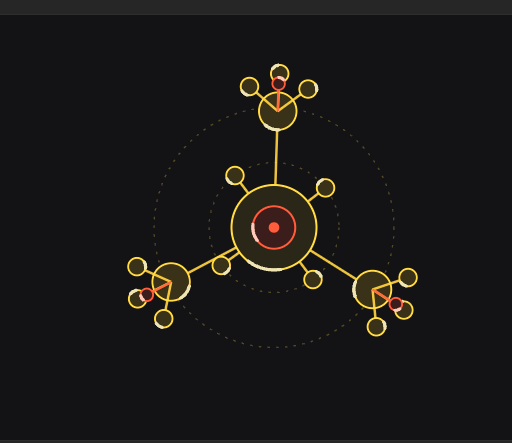
#> input picture Lightwings 1/docs/ship-design-reference.png, 512 x 443 px
$ python measure_reference.py
#> lines starting #> are read from the running program, lines starting #| are printed output that depends on the picture; after the words box and inside, x2 and y2 are one past the last pixel; in counts of white or black regions, pixels touching at a corner belong together
"""Measures docs/ship-design-reference.png into docs/ship-design-reference.json.

The ship design spec says of its reference image "read it precisely, because every rule here comes
from it". This is that reading, as numbers: every circle's centre, rim radius and colour, the two
dashed rails, and the scale that maps the image onto the spec's radius ladder (core_1 = 34).

Method: bright rim pixels vote for circle centres (a Hough transform over integer radii), each peak is
refined by a least-squares fit to the rim pixels it explains, and its colour is read from those same
pixels. Rails are too faint and too sparse (2 on / 4 off) to vote, so they are read as peaks in the
radial histogram of faint pixels about the fitted core centre.

Run: python tools/measure_reference.py [--debug artifacts/reference_census.png]
Needs Pillow and numpy only.
"""
import argparse
import json
import math
import os

import numpy as np
from PIL import Image, ImageDraw

ROOT = os.path.dirname(os.path.dirname(os.path.abspath(__file__)))
SOURCE = os.path.join(ROOT, "docs", "ship-design-reference.png")
TARGET = os.path.join(ROOT, "docs", "ship-design-reference.json")

LADDER = {"core_1": 34, "core_2": 22, "core_3": 13, "core_dot": 5, "hub": 15, "pod": 7, "micro": 4}
RAILS = [52, 96, 140, 184]

BRIGHT = 110        # max channel above this is a rim, a line or a running light
FAINT_LOW = 14      # max channel this far above the background is a rail dash ...
MIN_RADIUS = 3
MAX_RADIUS = 60
# Hough peak threshold. Measured on this image: every real circle peaks at 0.44-0.52 (votes smear
# over neighbouring centre cells, so a perfect rim never reaches 1.0), while the noise floor from
# lines and neighbouring rims is <= 0.31 for radius >= 10. 0.40 sits between the two. Small radii are
# noisier, which is what MIN_ARC below is for.
MIN_COVERAGE = 0.40
MIN_ARC = 0.75      # fraction of 10-degree sectors of the FITTED rim that must contain a lit pixel


def classify(rgb):
    """Names a pixel colour by channel ratios. Running lights are near-white and named 'light'."""
    r, g, b = [float(v) for v in rgb]
    top = max(r, g, b, 1.0)
    if b / top > 0.62 and g / top > 0.8:
        return "light"
    if g / top < 0.55:
        return "red"
    return "amber"


def hough(mask):
    """Returns {radius: accumulator} with votes normalised to the fraction of circumference lit."""
    height, width = mask.shape
    ys, xs = np.nonzero(mask)
    result = {}
    for radius in range(MIN_RADIUS, MAX_RADIUS + 1):
        steps = max(24, int(round(2.0 * math.pi * radius)))
        angles = np.linspace(0.0, 2.0 * math.pi, steps, endpoint=False)
        cx = np.rint(xs[:, None] - radius * np.cos(angles)[None, :]).astype(int)
        cy = np.rint(ys[:, None] - radius * np.sin(angles)[None, :]).astype(int)
        inside = (cx >= 0) & (cx < width) & (cy >= 0) & (cy < height)
        acc = np.zeros((height, width), dtype=np.float32)
        np.add.at(acc, (cy[inside], cx[inside]), 1.0)
        # A rim is ~2 px wide, so one circumference collects about 2 * steps votes.
        result[radius] = acc / (2.0 * steps)
    return result


def peaks(accumulators):
    """Greedy non-maximum suppression across position and radius."""
    candidates = []
    for radius, acc in accumulators.items():
        ys, xs = np.nonzero(acc >= MIN_COVERAGE)
        for y, x in zip(ys, xs):
            candidates.append((float(acc[y, x]), int(x), int(y), radius))
    candidates.sort(reverse=True)
    kept = []
    for score, x, y, radius in candidates:
        clash = False
        for _, kx, ky, kr in kept:
            # Same circle seen again at a neighbouring radius or centre. Concentric circles of
            # clearly different radius (the core stack) are NOT a clash.
            if math.hypot(x - kx, y - ky) < 4.0 and abs(radius - kr) < 4:
                clash = True
                break
        if not clash:
            kept.append((score, x, y, radius))
    return kept


def refine(pixels_xy, x, y, radius):
    """Least-squares (Kasa) circle fit to the rim pixels within 2.5 px of the Hough estimate."""
    distance = np.hypot(pixels_xy[:, 0] - x, pixels_xy[:, 1] - y)
    near = pixels_xy[np.abs(distance - radius) < 2.5]
    if len(near) < 8:
        return None
    a = np.column_stack([near[:, 0], near[:, 1], np.ones(len(near))])
    b = -(near[:, 0] ** 2 + near[:, 1] ** 2)
    solution, *_ = np.linalg.lstsq(a, b, rcond=None)
    cx, cy = -solution[0] / 2.0, -solution[1] / 2.0
    fitted = math.sqrt(max(cx * cx + cy * cy - solution[2], 0.0))
    residual = float(np.sqrt(np.mean((np.hypot(near[:, 0] - cx, near[:, 1] - cy) - fitted) ** 2)))
    # A line grazing the estimate can vote like an arc; a real rim is lit all the way round.
    sectors = np.floor(np.degrees(np.arctan2(near[:, 1] - cy, near[:, 0] - cx)) % 360.0 / 10.0).astype(int)
    arc = len(set(sectors.tolist())) / 36.0
    return cx, cy, fitted, residual, near, arc


def nearest_ladder(units):
    name = min(LADDER, key=lambda key: abs(LADDER[key] - units))
    return name, LADDER[name]


def main():
    parser = argparse.ArgumentParser()
    parser.add_argument("--debug", default="")
    arguments = parser.parse_args()

    image = Image.open(SOURCE).convert("RGB")
#> image is the input picture: PIL image 512x443 RGB; mean R, G, B 25.9, 24.4, 23.1
    pixels = np.asarray(image).astype(np.float32)
    height, width = pixels.shape[:2]
#> height = 443; width = 512
    top = pixels.max(axis=2)
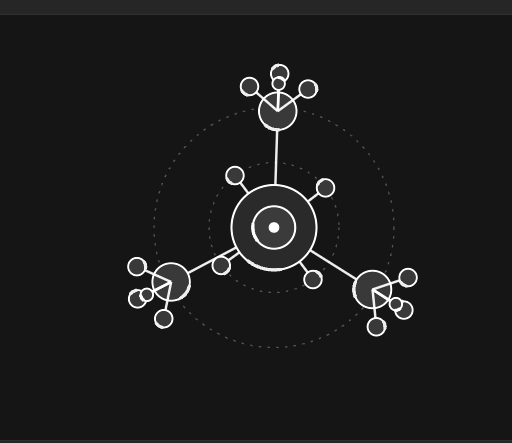
#> top: shape (443, 512) float32; min 21, max 255, mean 27.6
    background = np.median(pixels.reshape(-1, 3), axis=0)
#> background = [19, 19, 21]
    bright = top > BRIGHT
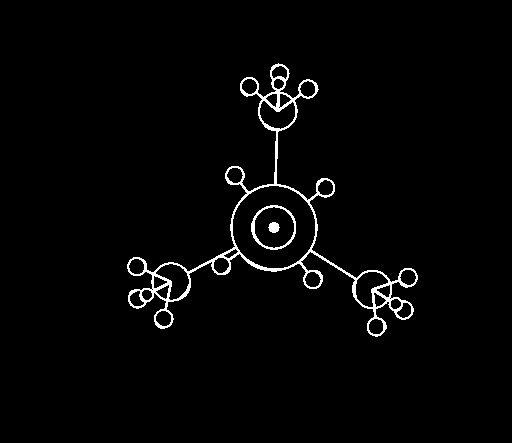
#> bright: shape (443, 512) bool; 2.2% white in thin lines or dots, all inside (x1, y1, x2, y2) = (127, 63, 418, 337)

    ys, xs = np.nonzero(bright)
#> ys = 4934 values from 63 to 336; xs = 4934 values, max 417 at index 3373, min 127 at index 2667, mean 273
    bright_xy = np.column_stack([xs, ys]).astype(np.float64)
#> bright_xy = 4934 pairs, first value 127 to 417, second value 63 to 336
    found = []
    for score, x, y, radius in peaks(hough(bright)):
#> in hough, `height, width = mask.shape`: height = 443; width = 512
        fit = refine(bright_xy, x, y, radius)
        if fit is None:
            continue
        cx, cy, fitted, residual, near, arc = fit
        if residual > 1.2 or arc < MIN_ARC:
            continue
        names = [classify(pixels[int(py), int(px)]) for px, py in near]
        coloured = [name for name in names if name != "light"]
        colour = max(set(coloured), key=coloured.count) if coloured else "light"
        inner = pixels[int(round(cy)), int(round(cx))]
        found.append({
            "x": round(cx, 2), "y": round(cy, 2), "radius_px": round(fitted, 2),
            "coverage": round(score, 3), "arc": round(arc, 3), "fit_rms_px": round(residual, 3), "colour": colour,
            "centre_rgb": [int(v) for v in inner],
            "light_fraction": round(names.count("light") / float(len(names)), 3),
        })
#> this loop made 59 passes

    # Drop duplicates the fit converged onto the same circle.
    unique = []
    for circle in sorted(found, key=lambda item: -item["coverage"]):
        if any(math.hypot(circle["x"] - other["x"], circle["y"] - other["y"]) < 3.0
               and abs(circle["radius_px"] - other["radius_px"]) < 3.0 for other in unique):
            continue
        unique.append(circle)
#> this loop made 28 passes

    # Two structural rejections. No single fit statistic separates line clutter from a real pod that
    # is partly hidden behind a set piece (both measured coverage ~0.41, rms ~1.0), so:
    #  - "inside": a circle whose CENTRE lies inside a larger one without sharing its centre. The
    #    reference only nests circles concentrically (the core stack); what was found here is the two
    #    V lines and the hub rim closing a loop. Testing the centre, not the whole circle: the first
    #    version asked for full containment and one of the four loops poked 0.1 px past the hub rim.
    #  - "hollow": a weak peak whose centre pixel is background. Only occlusion excuses a weak peak,
    #    and an unfilled ring with nothing over it scores like the clean circles (>= 0.47). What was
    #    found here is an arm and a node spoke running 3 px apart.
    rejected = []
    kept = []
    for circle in unique:
        reason = ""
        for other in unique:
            if other is circle or other["radius_px"] <= circle["radius_px"]:
                continue
            gap = math.hypot(circle["x"] - other["x"], circle["y"] - other["y"])
            if gap > 2.0 and gap < other["radius_px"]:
                reason = "inside"
        is_background = max(abs(circle["centre_rgb"][i] - background[i]) for i in range(3)) < 6
        if not reason and is_background and circle["coverage"] < 0.45:
            reason = "hollow"
        if reason:
            circle["rejected"] = reason
            rejected.append(circle)
        else:
            kept.append(circle)
    unique = kept

    core = max(unique, key=lambda item: item["radius_px"])
    scale = core["radius_px"] / float(LADDER["core_1"])
    for circle in unique:
        dx, dy = circle["x"] - core["x"], circle["y"] - core["y"]
        circle["radius_units"] = round(circle["radius_px"] / scale, 2)
        circle["ladder"], ladder_value = nearest_ladder(circle["radius_units"])
        circle["ladder_error_units"] = round(circle["radius_units"] - ladder_value, 2)
        circle["polar_radius_units"] = round(math.hypot(dx, dy) / scale, 2)
        # Screen angle, 0 = up (the ship's forward), clockwise positive.
        circle["polar_angle_deg"] = round(math.degrees(math.atan2(dx, -dy)) % 360.0, 1)
#> this loop made 22 passes
    unique.sort(key=lambda item: (item["polar_radius_units"], item["polar_angle_deg"]))

    # Rails: faint amber dashes, read as peaks in the radial histogram about the core centre.
    faint = (top > background.max() + FAINT_LOW) & (top <= BRIGHT)
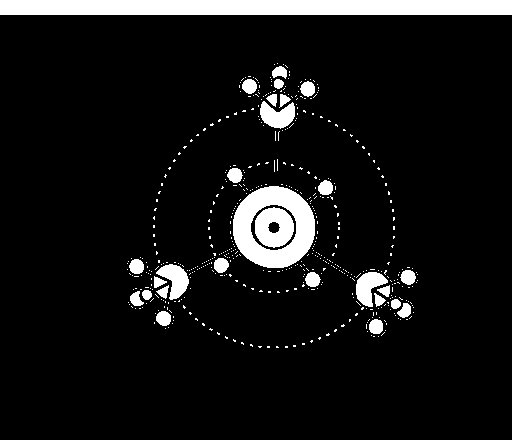
#> faint: shape (443, 512) bool; 8.9% white; 519 white regions (490 under 20 px), largest, box (x1, y1, x2, y2) and area: (0, 0, 512, 15) 7680, (233, 186, 315, 268) 3736, (0, 440, 512, 443) 1536
    fy, fx = np.nonzero(faint)
    radial = np.hypot(fx - core["x"], fy - core["y"])
    histogram, edges = np.histogram(radial, bins=np.arange(0.0, max(width, height), 1.0))
    # Normalise by circumference so an outer ring does not win on length alone.
    density = histogram / np.maximum(2.0 * math.pi * (edges[:-1] + 0.5), 1.0)
    rails = []
    for index in np.argsort(density)[::-1]:
        radius_px = float(edges[index] + 0.5)
        if radius_px < core["radius_px"] + 6.0:
            continue
        if any(abs(radius_px - rail["radius_px"]) < 8.0 for rail in rails):
            continue
        # Measured: the two real rails are lit 0.39 and 0.43 of their circumference (a 2-on/4-off
        # dash is 0.33 plus anti-aliasing); the next strongest ring, the soft edges of the outer
        # pods, is 0.15. 0.25 sits between.
        if density[index] < 0.25:
            break
        units = radius_px / scale
        nearest = min(RAILS, key=lambda value: abs(value - units))
        rails.append({"radius_px": round(radius_px, 1), "radius_units": round(units, 1),
                      "nearest_rail": nearest, "rail_error_units": round(units - nearest, 1),
                      "lit_fraction": round(float(density[index]), 3)})
#> this loop made 45 passes
#> index on passes 1, 2, 3, 4, 5, 6, 7, 8, 9, 11, 12, 13: 8, 6, 13, 23, 15, 18, 30, 28, 35, 25, 37, 11
    rails.sort(key=lambda item: item["radius_px"])

    # Structure, in the grammar's own terms. Angles are measured from the ship's forward (up).
    stack = sorted([c for c in unique if c["polar_radius_units"] < 2.0], key=lambda c: -c["radius_units"])
    structure = {"core_stack": [{"radius_units": c["radius_units"], "colour": c["colour"]} for c in stack], "rails": [], "clusters": []}
    for rail in rails:
        members = sorted([c for c in unique if abs(c["polar_radius_units"] - rail["radius_units"]) < 6.0 and c["radius_units"] >= 6.0],
                         key=lambda c: c["polar_angle_deg"])
        angles = [c["polar_angle_deg"] for c in members]
        order = len(members)
        step = 360.0 / order if order else 0.0
        phase = angles[0] % step if order else 0.0
        worst = max([abs(((a - phase + step / 2.0) % step) - step / 2.0) for a in angles]) if order else 0.0
        structure["rails"].append({
            "rail": rail["nearest_rail"], "order": order, "phase_deg": round(phase, 1),
            "member_ladder": sorted(set(c["ladder"] for c in members)),
            "member_orbit_units": round(float(np.mean([c["polar_radius_units"] for c in members])), 2) if order else 0.0,
            "worst_spacing_error_deg": round(worst, 1)})
#> this loop made 2 passes
    for hub in [c for c in unique if c["ladder"] == "hub" and c["polar_radius_units"] > 2.0]:
        outward = math.radians(hub["polar_angle_deg"])
        children = []
        for c in unique:
            if c is hub:
                continue
            dx, dy = (c["x"] - hub["x"]) / scale, (c["y"] - hub["y"]) / scale
            distance = math.hypot(dx, dy)
            if distance > 40.0:
                continue
            bearing = (math.degrees(math.atan2(dx, -dy) - outward) + 180.0) % 360.0 - 180.0
            children.append({"ladder": c["ladder"], "colour": c["colour"], "radius_units": c["radius_units"],
                             "distance_units": round(distance, 2), "bearing_from_outward_deg": round(bearing, 1)})
        children.sort(key=lambda item: (item["colour"], item["bearing_from_outward_deg"]))
        structure["clusters"].append({"hub_angle_deg": hub["polar_angle_deg"], "hub_orbit_units": hub["polar_radius_units"], "children": children})
#> this loop made 3 passes

    census = {
        "source": "docs/ship-design-reference.png",
        "image_size": [width, height],
        "background_rgb": [int(v) for v in background],
        "center": [core["x"], core["y"]],
        "px_per_unit": round(scale, 4),
        "scale_basis": "largest fitted circle is core_1 = 34 units",
        "threshold": {"bright": BRIGHT, "faint_above_background": FAINT_LOW, "min_coverage": MIN_COVERAGE},
        "rails": rails,
        "structure": structure,
        "circles": unique,
        "rejected": rejected,
    }
    with open(TARGET, "w", encoding="utf-8", newline="\n") as handle:
        json.dump(census, handle, indent=2)
        handle.write("\n")

    print("scale px/unit: %.4f   centre: (%.1f, %.1f)   circles: %d   rails: %d"
          % (scale, core["x"], core["y"], len(unique), len(rails)))
#| scale px/unit: 1.2526   centre: (273.6, 227.0)   circles: 22   rails: 2
    for rail in rails:
        print("  rail  r=%6.1f px = %5.1f u  (nearest %3d, error %+.1f)  lit %.2f"
              % (rail["radius_px"], rail["radius_units"], rail["nearest_rail"], rail["rail_error_units"], rail["lit_fraction"]))
    for circle in unique:
        print("  %-6s r=%5.2f u (%-8s %+5.2f)  at %6.2f u  %6.1f deg  cov %.2f  light %.2f"
              % (circle["colour"], circle["radius_units"], circle["ladder"], circle["ladder_error_units"],
                 circle["polar_radius_units"], circle["polar_angle_deg"], circle["coverage"], circle["light_fraction"]))

    print("rejected: %s" % ", ".join("%s r=%.1f u at %.1f u (%s)" % (c["colour"], c["radius_px"] / scale, math.hypot(c["x"] - core["x"], c["y"] - core["y"]) / scale, c["rejected"]) for c in rejected))
#| rejected: amber r=5.3 u at 102.3 u (inside), amber r=3.3 u at 42.9 u (hollow), amber r=5.3 u at 102.3 u (inside), amber r=5.3 u at 102.3 u (inside), amber r=5.3 u at 102.3 u (inside), amber r=3.7 u at 37.4 u (hollow)
    print("core stack:", [(c["radius_units"], c["colour"]) for c in structure["core_stack"]])
#| core stack: [(34.0, 'amber'), (16.96, 'red'), (2.58, 'red')]
    for rail in structure["rails"]:
        print("rail %d: order %d, phase %.1f deg, members %s at %.2f u, worst spacing error %.1f deg"
              % (rail["rail"], rail["order"], rail["phase_deg"], rail["member_ladder"], rail["member_orbit_units"], rail["worst_spacing_error_deg"]))
    for cluster in structure["clusters"]:
        print("hub at %.1f deg:" % cluster["hub_angle_deg"], ["%s %s %.1f u @ %+.1f" % (k["colour"], k["ladder"], k["distance_units"], k["bearing_from_outward_deg"]) for k in cluster["children"]])

    if arguments.debug:
        overlay = image.copy()
        draw = ImageDraw.Draw(overlay)
        for circle in unique:
            r = circle["radius_px"]
            draw.ellipse([circle["x"] - r, circle["y"] - r, circle["x"] + r, circle["y"] + r], outline=(0, 255, 255))
        for rail in rails:
            r = rail["radius_px"]
            draw.ellipse([core["x"] - r, core["y"] - r, core["x"] + r, core["y"] + r], outline=(255, 0, 255))
        os.makedirs(os.path.dirname(os.path.abspath(arguments.debug)), exist_ok=True)
        overlay.save(arguments.debug)
        print("debug overlay:", arguments.debug)


if __name__ == "__main__":
    main()
